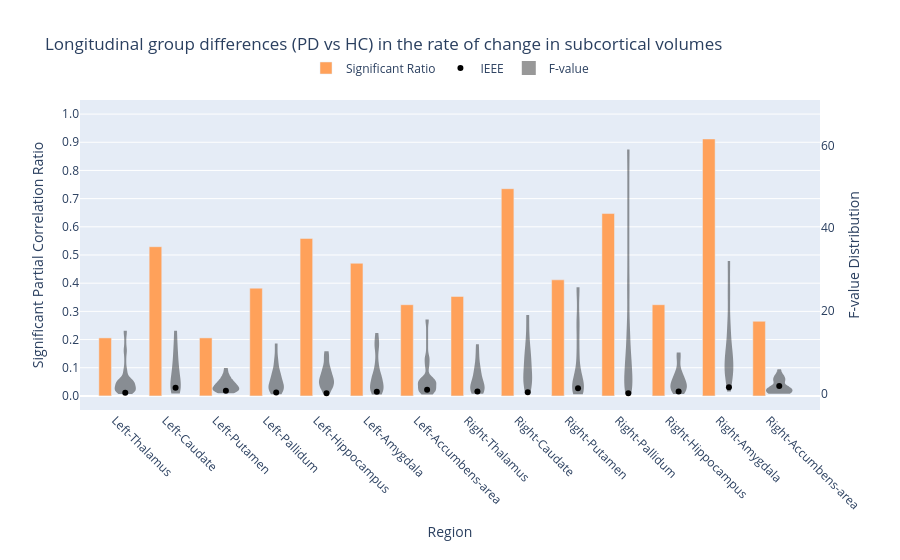

Notebook source saved alongside this figure:
### Code cell
import plotly.graph_objects as go
import numpy as np

# Suppress warnings
import warnings
warnings.filterwarnings('ignore')

regions = ["Left-Thalamus", "Left-Caudate", "Left-Putamen", "Left-Pallidum", "Left-Hippocampus", "Left-Amygdala", "Left-Accumbens-area",  
           "Right-Thalamus", "Right-Caudate", "Right-Putamen", "Right-Pallidum", "Right-Hippocampus", "Right-Amygdala", "Right-Accumbens-area"] 

longitudinal_subcortical_volume = pd.read_parquet("ancova/ancova_long_subcortical_volume.parquet")
longitudinal_subcortical_volume['significant'] = longitudinal_subcortical_volume['p-unc'] < 0.05
longitudinal_subcortical_volume_avg = longitudinal_subcortical_volume.groupby("region").agg({"F": "mean", "significant": "mean"}).reset_index()

ieee_data = pd.read_csv("ancova_ieee/ancova_longitudinal_subcortical_volume.csv")

ieee_data.sort_values(by=["region"], inplace=True)
ieee_data['fs_version'] = "IEEE"

# Filter out the regions that are not in the data
longitudinal_subcortical_volume = longitudinal_subcortical_volume[longitudinal_subcortical_volume["region"].isin(regions)]
longitudinal_subcortical_volume_avg = longitudinal_subcortical_volume_avg[longitudinal_subcortical_volume_avg["region"].isin(regions)]
ieee_data = ieee_data[ieee_data["region"].isin(regions)]

# Create a position mapping dictionary
region_to_position = {region: i for i, region in enumerate(regions)}

# Add position columns to each dataframe
longitudinal_subcortical_volume['position'] = longitudinal_subcortical_volume['region'].map(region_to_position)
longitudinal_subcortical_volume_avg['position'] = longitudinal_subcortical_volume_avg['region'].map(region_to_position)
ieee_data['position'] = ieee_data['region'].map(region_to_position)

# Sort by position to ensure correct order
longitudinal_subcortical_volume.sort_values(by="position", inplace=True)
longitudinal_subcortical_volume_avg.sort_values(by="position", inplace=True)
ieee_data.sort_values(by="position", inplace=True)

fig = go.Figure()

fig.update_layout(title_text="Longitudinal group differences (PD vs HC) in the rate of change in subcortical volumes")

# Use the position columns for x-axis placement
bar_offset = -0.2  # Shift bars left
violin_offset = 0.2  # Shift violins right

blue = px.colors.qualitative.Plotly[4]

# Create a bar chart with offset x positions
bar = go.Bar(
    x=longitudinal_subcortical_volume_avg["position"] + bar_offset,
    y=longitudinal_subcortical_volume_avg["significant"],
    name="Significant Ratio",
    marker=dict(color=blue),
    showlegend=True,
    width=0.25,
    yaxis="y",
    customdata=longitudinal_subcortical_volume_avg["region"],
    hovertemplate="Region: %{customdata}<br>Significant Ratio: %{y:.2f}<extra></extra>"
)

violin = go.Violin(
    x=longitudinal_subcortical_volume["position"] + violin_offset,
    y=longitudinal_subcortical_volume["F"],
    yaxis="y2",
    box_visible=False,
    line_color="black",
    meanline_visible=True,
    fillcolor='black',    
    opacity=0.4,
    showlegend=True,
    name="F-value",
    points=False,
    spanmode='hard',
    customdata=longitudinal_subcortical_volume["region"],
    hovertemplate="Region: %{customdata}<br>F: %{y:.3f}<extra></extra>"
)

ieee = go.Scatter(
    x=ieee_data["position"] + violin_offset,
    y=ieee_data["F"],
    mode='markers',
    yaxis="y2",
    marker=dict(color='black'),
    showlegend=True,
    name="IEEE",
    customdata=ieee_data["region"],
    hovertemplate="Region: %{customdata}<br>F: %{y:.3f}<extra></extra>"
)

fig.add_trace(bar)
fig.add_trace(ieee)
fig.add_trace(violin)

# Set x-axis ticks and labels
fig.update_xaxes(
    title_text="Region",
    tickvals=list(range(len(regions))),
    ticktext=regions,
    tickangle=45
)

fig.update_yaxes(title_text="Group Differences Average")

fig.update_layout(
    yaxis=dict(
        title="Significant Partial Correlation Ratio", 
        range=[-0.05, 1.05],
        showgrid=True,
        dtick=0.1  # Add grid lines each 0.1
    ),
    yaxis2=dict(
        title="F-value Distribution", 
        overlaying="y", 
        side="right", 
        range=[-4, 71], 
        showgrid=False,
        zeroline=False,
    ),
    legend=dict(
        x=0.5,
        y=1.15,
        orientation="h",
        xanchor="center"
    ),
    margin=dict(b=150),  # Add bottom margin for tilted labels
)

xrange = np.arange(0, 1.1, 0.1)
xrange_text = [str(round(x, 1)) for x in xrange]

fig.update_layout(yaxis=dict(tickvals=xrange, ticktext=xrange_text))
fig.update_layout(yaxis2=dict(tickvals=[0, 20, 40, 60], ticktext=[0, 20, 40, 60]))

fig.show()

### Figure 1 — Plotly figure (JSON) as saved in the notebook; plotly's stock layout.template omitted (floating-point values rounded to 4 significant figures; data arrays with more than 128 entries replaced by an {"elided": "..."} marker saying what was removed)
{"data": [{"customdata": ["Left-Thalamus", "Left-Caudate", "Left-Putamen", "Left-Pallidum", "Left-Hippocampus", "Left-Amygdala", "Left-Accumbens-area", "Right-Thalamus", "Right-Caudate", "Right-Putamen", "Right-Pallidum", "Right-Hippocampus", "Right-Amygdala", "Right-Accumbens-area"], "hovertemplate": "Region: %{customdata}<br>Significant Ratio: %{y:.2f}<extra></extra>", "marker": {"color": "#FFA15A"}, "name": "Significant Ratio", "showlegend": true, "type": "bar", "width": 0.25, "x": [-0.2, 0.8, 1.8, 2.8, 3.8, 4.8, 5.8, 6.8, 7.8, 8.8, 9.8, 10.8, 11.8, 12.8], "y": [0.2059, 0.5294, 0.2059, 0.3824, 0.5588, 0.4706, 0.3235, 0.3529, 0.7353, 0.4118, 0.6471, 0.3235, 0.9118, 0.2647], "yaxis": "y"}, {"customdata": ["Left-Thalamus", "Left-Caudate", "Left-Putamen", "Left-Pallidum", "Left-Hippocampus", "Left-Amygdala", "Left-Accumbens-area", "Right-Thalamus", "Right-Caudate", "Right-Putamen", "Right-Pallidum", "Right-Hippocampus", "Right-Amygdala", "Right-Accumbens-area"], "hovertemplate": "Region: %{customdata}<br>F: %{y:.3f}<extra></extra>", "marker": {"color": "black"}, "mode": "markers", "name": "IEEE", "showlegend": true, "type": "scatter", "x": [0.2, 1.2, 2.2, 3.2, 4.2, 5.2, 6.2, 7.2, 8.2, 9.2, 10.2, 11.2, 12.2, 13.2], "y": [0.1762, 1.398, 0.6472, 0.2386, 0.07179, 0.4324, 0.9016, 0.4721, 0.2803, 1.268, 0.03577, 0.4827, 1.482, 1.818], "yaxis": "y2"}, {"box": {"visible": false}, "customdata": {"elided": "476 str values"}, "fillcolor": "black", "hovertemplate": "Region: %{customdata}<br>F: %{y:.3f}<extra></extra>", "line": {"color": "black"}, "meanline": {"visible": true}, "name": "F-value", "opacity": 0.4, "points": false, "showlegend": true, "spanmode": "hard", "type": "violin", "x": {"elided": "476 float values"}, "y": {"elided": "476 float values"}, "yaxis": "y2"}], "layout": {"legend": {"orientation": "h", "x": 0.5, "xanchor": "center", "y": 1.15}, "margin": {"b": 150}, "title": {"text": "Longitudinal group differences (PD vs HC) in the rate of change in subcortical volumes"}, "xaxis": {"tickangle": 45, "ticktext": ["Left-Thalamus", "Left-Caudate", "Left-Putamen", "Left-Pallidum", "Left-Hippocampus", "Left-Amygdala", "Left-Accumbens-area", "Right-Thalamus", "Right-Caudate", "Right-Putamen", "Right-Pallidum", "Right-Hippocampus", "Right-Amygdala", "Right-Accumbens-area"], "tickvals": [0, 1, 2, 3, 4, 5, 6, 7, 8, 9, 10, 11, 12, 13], "title": {"text": "Region"}}, "yaxis": {"dtick": 0.1, "range": [-0.05, 1.05], "showgrid": true, "ticktext": ["0.0", "0.1", "0.2", "0.3", "0.4", "0.5", "0.6", "0.7", "0.8", "0.9", "1.0"], "tickvals": [0, 0.1, 0.2, 0.3, 0.4, 0.5, 0.6, 0.7, 0.8, 0.9, 1], "title": {"text": "Significant Partial Correlation Ratio"}}, "yaxis2": {"overlaying": "y", "range": [-4, 71], "showgrid": false, "side": "right", "ticktext": [0, 20, 40, 60], "tickvals": [0, 20, 40, 60], "title": {"text": "F-value Distribution"}, "zeroline": false}}}
